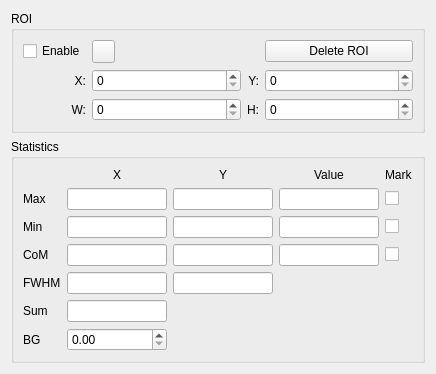
<?xml version="1.0" encoding="UTF-8"?>
<ui version="4.0">
 <class>Roi</class>
 <widget class="QWidget" name="Roi">
  <property name="geometry">
   <rect>
    <x>0</x>
    <y>0</y>
    <width>416</width>
    <height>334</height>
   </rect>
  </property>
  <property name="windowTitle">
   <string>Form</string>
  </property>
  <layout class="QVBoxLayout" name="verticalLayout">
   <item>
    <widget class="QGroupBox" name="groupBox_3">
     <property name="title">
      <string>ROI</string>
     </property>
     <layout class="QGridLayout" name="gridLayout_3">
      <item row="2" column="3">
       <widget class="QSpinBox" name="sb_roi_y">
        <property name="sizePolicy">
         <sizepolicy hsizetype="Expanding" vsizetype="Fixed">
          <horstretch>0</horstretch>
          <verstretch>0</verstretch>
         </sizepolicy>
        </property>
        <property name="maximum">
         <number>9999</number>
        </property>
       </widget>
      </item>
      <item row="2" column="0">
       <widget class="QLabel" name="label_6">
        <property name="text">
         <string>X:</string>
        </property>
        <property name="alignment">
         <set>Qt::AlignRight|Qt::AlignTrailing|Qt::AlignVCenter</set>
        </property>
       </widget>
      </item>
      <item row="0" column="0">
       <widget class="QCheckBox" name="chb_roi_enable">
        <property name="text">
         <string>Enable</string>
        </property>
       </widget>
      </item>
      <item row="2" column="1">
       <widget class="QSpinBox" name="sb_roi_x">
        <property name="sizePolicy">
         <sizepolicy hsizetype="Expanding" vsizetype="Fixed">
          <horstretch>0</horstretch>
          <verstretch>0</verstretch>
         </sizepolicy>
        </property>
        <property name="maximum">
         <number>9999</number>
        </property>
       </widget>
      </item>
      <item row="3" column="3">
       <widget class="QSpinBox" name="sb_roi_h">
        <property name="sizePolicy">
         <sizepolicy hsizetype="Expanding" vsizetype="Fixed">
          <horstretch>0</horstretch>
          <verstretch>0</verstretch>
         </sizepolicy>
        </property>
        <property name="maximum">
         <number>9999</number>
        </property>
       </widget>
      </item>
      <item row="3" column="2">
       <widget class="QLabel" name="label_8">
        <property name="text">
         <string>H:</string>
        </property>
        <property name="alignment">
         <set>Qt::AlignRight|Qt::AlignTrailing|Qt::AlignVCenter</set>
        </property>
       </widget>
      </item>
      <item row="3" column="0">
       <widget class="QLabel" name="label_9">
        <property name="text">
         <string>W:</string>
        </property>
        <property name="alignment">
         <set>Qt::AlignRight|Qt::AlignTrailing|Qt::AlignVCenter</set>
        </property>
       </widget>
      </item>
      <item row="2" column="2">
       <widget class="QLabel" name="label_7">
        <property name="text">
         <string>Y:</string>
        </property>
        <property name="alignment">
         <set>Qt::AlignRight|Qt::AlignTrailing|Qt::AlignVCenter</set>
        </property>
       </widget>
      </item>
      <item row="3" column="1">
       <widget class="QSpinBox" name="sb_roi_w">
        <property name="sizePolicy">
         <sizepolicy hsizetype="Expanding" vsizetype="Fixed">
          <horstretch>0</horstretch>
          <verstretch>0</verstretch>
         </sizepolicy>
        </property>
        <property name="maximum">
         <number>9999</number>
        </property>
       </widget>
      </item>
      <item row="0" column="3">
       <widget class="QPushButton" name="but_delete">
        <property name="text">
         <string>Delete ROI</string>
        </property>
       </widget>
      </item>
      <item row="0" column="1">
       <widget class="QPushButton" name="but_color">
        <property name="minimumSize">
         <size>
          <width>23</width>
          <height>23</height>
         </size>
        </property>
        <property name="maximumSize">
         <size>
          <width>23</width>
          <height>23</height>
         </size>
        </property>
        <property name="toolTip">
         <string>color</string>
        </property>
        <property name="text">
         <string/>
        </property>
       </widget>
      </item>
     </layout>
    </widget>
   </item>
   <item>
    <widget class="QGroupBox" name="groupBox_5">
     <property name="title">
      <string>Statistics</string>
     </property>
     <property name="checkable">
      <bool>false</bool>
     </property>
     <layout class="QGridLayout" name="gridLayout_4">
      <item row="2" column="2">
       <widget class="QLineEdit" name="le_min_y">
        <property name="sizePolicy">
         <sizepolicy hsizetype="Fixed" vsizetype="Fixed">
          <horstretch>0</horstretch>
          <verstretch>0</verstretch>
         </sizepolicy>
        </property>
        <property name="minimumSize">
         <size>
          <width>0</width>
          <height>0</height>
         </size>
        </property>
        <property name="maximumSize">
         <size>
          <width>100</width>
          <height>16777215</height>
         </size>
        </property>
        <property name="acceptDrops">
         <bool>false</bool>
        </property>
        <property name="alignment">
         <set>Qt::AlignCenter</set>
        </property>
       </widget>
      </item>
      <item row="1" column="4">
       <widget class="QCheckBox" name="chk_show_max">
        <property name="text">
         <string/>
        </property>
       </widget>
      </item>
      <item row="2" column="3">
       <widget class="QLineEdit" name="le_min_v">
        <property name="sizePolicy">
         <sizepolicy hsizetype="Fixed" vsizetype="Fixed">
          <horstretch>0</horstretch>
          <verstretch>0</verstretch>
         </sizepolicy>
        </property>
        <property name="minimumSize">
         <size>
          <width>0</width>
          <height>0</height>
         </size>
        </property>
        <property name="maximumSize">
         <size>
          <width>100</width>
          <height>16777215</height>
         </size>
        </property>
        <property name="acceptDrops">
         <bool>false</bool>
        </property>
        <property name="alignment">
         <set>Qt::AlignCenter</set>
        </property>
       </widget>
      </item>
      <item row="1" column="3">
       <widget class="QLineEdit" name="le_max_v">
        <property name="sizePolicy">
         <sizepolicy hsizetype="Fixed" vsizetype="Fixed">
          <horstretch>0</horstretch>
          <verstretch>0</verstretch>
         </sizepolicy>
        </property>
        <property name="minimumSize">
         <size>
          <width>0</width>
          <height>0</height>
         </size>
        </property>
        <property name="maximumSize">
         <size>
          <width>100</width>
          <height>16777215</height>
         </size>
        </property>
        <property name="acceptDrops">
         <bool>false</bool>
        </property>
        <property name="alignment">
         <set>Qt::AlignCenter</set>
        </property>
       </widget>
      </item>
      <item row="2" column="1">
       <widget class="QLineEdit" name="le_min_x">
        <property name="sizePolicy">
         <sizepolicy hsizetype="Fixed" vsizetype="Fixed">
          <horstretch>0</horstretch>
          <verstretch>0</verstretch>
         </sizepolicy>
        </property>
        <property name="minimumSize">
         <size>
          <width>0</width>
          <height>0</height>
         </size>
        </property>
        <property name="maximumSize">
         <size>
          <width>100</width>
          <height>16777215</height>
         </size>
        </property>
        <property name="acceptDrops">
         <bool>false</bool>
        </property>
        <property name="alignment">
         <set>Qt::AlignCenter</set>
        </property>
       </widget>
      </item>
      <item row="2" column="4">
       <widget class="QCheckBox" name="chk_show_min">
        <property name="text">
         <string/>
        </property>
       </widget>
      </item>
      <item row="3" column="1">
       <widget class="QLineEdit" name="le_com_x">
        <property name="sizePolicy">
         <sizepolicy hsizetype="Fixed" vsizetype="Fixed">
          <horstretch>0</horstretch>
          <verstretch>0</verstretch>
         </sizepolicy>
        </property>
        <property name="minimumSize">
         <size>
          <width>0</width>
          <height>0</height>
         </size>
        </property>
        <property name="maximumSize">
         <size>
          <width>100</width>
          <height>16777215</height>
         </size>
        </property>
        <property name="acceptDrops">
         <bool>false</bool>
        </property>
        <property name="alignment">
         <set>Qt::AlignCenter</set>
        </property>
       </widget>
      </item>
      <item row="3" column="0">
       <widget class="QLabel" name="label_15">
        <property name="text">
         <string>CoM</string>
        </property>
       </widget>
      </item>
      <item row="3" column="2">
       <widget class="QLineEdit" name="le_com_y">
        <property name="sizePolicy">
         <sizepolicy hsizetype="Fixed" vsizetype="Fixed">
          <horstretch>0</horstretch>
          <verstretch>0</verstretch>
         </sizepolicy>
        </property>
        <property name="minimumSize">
         <size>
          <width>0</width>
          <height>0</height>
         </size>
        </property>
        <property name="maximumSize">
         <size>
          <width>100</width>
          <height>16777215</height>
         </size>
        </property>
        <property name="acceptDrops">
         <bool>false</bool>
        </property>
        <property name="alignment">
         <set>Qt::AlignCenter</set>
        </property>
       </widget>
      </item>
      <item row="3" column="3">
       <widget class="QLineEdit" name="le_com_v">
        <property name="sizePolicy">
         <sizepolicy hsizetype="Fixed" vsizetype="Fixed">
          <horstretch>0</horstretch>
          <verstretch>0</verstretch>
         </sizepolicy>
        </property>
        <property name="minimumSize">
         <size>
          <width>0</width>
          <height>0</height>
         </size>
        </property>
        <property name="maximumSize">
         <size>
          <width>100</width>
          <height>16777215</height>
         </size>
        </property>
        <property name="acceptDrops">
         <bool>false</bool>
        </property>
        <property name="alignment">
         <set>Qt::AlignCenter</set>
        </property>
       </widget>
      </item>
      <item row="3" column="4">
       <widget class="QCheckBox" name="chk_show_com">
        <property name="text">
         <string/>
        </property>
       </widget>
      </item>
      <item row="4" column="1">
       <widget class="QLineEdit" name="le_fwhm_x">
        <property name="sizePolicy">
         <sizepolicy hsizetype="Fixed" vsizetype="Fixed">
          <horstretch>0</horstretch>
          <verstretch>0</verstretch>
         </sizepolicy>
        </property>
        <property name="minimumSize">
         <size>
          <width>0</width>
          <height>0</height>
         </size>
        </property>
        <property name="maximumSize">
         <size>
          <width>100</width>
          <height>16777215</height>
         </size>
        </property>
        <property name="acceptDrops">
         <bool>false</bool>
        </property>
        <property name="alignment">
         <set>Qt::AlignCenter</set>
        </property>
       </widget>
      </item>
      <item row="6" column="1">
       <widget class="QLineEdit" name="le_sum">
        <property name="sizePolicy">
         <sizepolicy hsizetype="Fixed" vsizetype="Fixed">
          <horstretch>0</horstretch>
          <verstretch>0</verstretch>
         </sizepolicy>
        </property>
        <property name="minimumSize">
         <size>
          <width>0</width>
          <height>0</height>
         </size>
        </property>
        <property name="maximumSize">
         <size>
          <width>100</width>
          <height>16777215</height>
         </size>
        </property>
        <property name="acceptDrops">
         <bool>false</bool>
        </property>
        <property name="alignment">
         <set>Qt::AlignCenter</set>
        </property>
       </widget>
      </item>
      <item row="8" column="1">
       <widget class="QDoubleSpinBox" name="sb_roi_bg">
        <property name="maximumSize">
         <size>
          <width>110</width>
          <height>16777215</height>
         </size>
        </property>
        <property name="maximum">
         <double>99999999.000000000000000</double>
        </property>
       </widget>
      </item>
      <item row="4" column="0">
       <widget class="QLabel" name="label_16">
        <property name="text">
         <string>FWHM</string>
        </property>
       </widget>
      </item>
      <item row="6" column="0">
       <widget class="QLabel" name="label_17">
        <property name="text">
         <string>Sum</string>
        </property>
       </widget>
      </item>
      <item row="8" column="0">
       <widget class="QLabel" name="label_18">
        <property name="text">
         <string>BG</string>
        </property>
       </widget>
      </item>
      <item row="2" column="0">
       <widget class="QLabel" name="label_14">
        <property name="text">
         <string>Min</string>
        </property>
       </widget>
      </item>
      <item row="1" column="0">
       <widget class="QLabel" name="label_13">
        <property name="text">
         <string>Max</string>
        </property>
       </widget>
      </item>
      <item row="1" column="1">
       <widget class="QLineEdit" name="le_max_x">
        <property name="enabled">
         <bool>true</bool>
        </property>
        <property name="sizePolicy">
         <sizepolicy hsizetype="Fixed" vsizetype="Fixed">
          <horstretch>0</horstretch>
          <verstretch>0</verstretch>
         </sizepolicy>
        </property>
        <property name="minimumSize">
         <size>
          <width>0</width>
          <height>0</height>
         </size>
        </property>
        <property name="maximumSize">
         <size>
          <width>100</width>
          <height>16777215</height>
         </size>
        </property>
        <property name="acceptDrops">
         <bool>false</bool>
        </property>
        <property name="alignment">
         <set>Qt::AlignCenter</set>
        </property>
       </widget>
      </item>
      <item row="0" column="1">
       <widget class="QLabel" name="label_10">
        <property name="text">
         <string>X</string>
        </property>
        <property name="alignment">
         <set>Qt::AlignCenter</set>
        </property>
       </widget>
      </item>
      <item row="0" column="2">
       <widget class="QLabel" name="label_11">
        <property name="text">
         <string>Y</string>
        </property>
        <property name="alignment">
         <set>Qt::AlignCenter</set>
        </property>
       </widget>
      </item>
      <item row="0" column="3">
       <widget class="QLabel" name="label_12">
        <property name="text">
         <string>Value</string>
        </property>
        <property name="alignment">
         <set>Qt::AlignCenter</set>
        </property>
       </widget>
      </item>
      <item row="1" column="2">
       <widget class="QLineEdit" name="le_max_y">
        <property name="sizePolicy">
         <sizepolicy hsizetype="Fixed" vsizetype="Fixed">
          <horstretch>0</horstretch>
          <verstretch>0</verstretch>
         </sizepolicy>
        </property>
        <property name="minimumSize">
         <size>
          <width>0</width>
          <height>0</height>
         </size>
        </property>
        <property name="maximumSize">
         <size>
          <width>100</width>
          <height>16777215</height>
         </size>
        </property>
        <property name="acceptDrops">
         <bool>false</bool>
        </property>
        <property name="alignment">
         <set>Qt::AlignCenter</set>
        </property>
       </widget>
      </item>
      <item row="4" column="2">
       <widget class="QLineEdit" name="le_fwhm_y">
        <property name="sizePolicy">
         <sizepolicy hsizetype="Fixed" vsizetype="Fixed">
          <horstretch>0</horstretch>
          <verstretch>0</verstretch>
         </sizepolicy>
        </property>
        <property name="minimumSize">
         <size>
          <width>0</width>
          <height>0</height>
         </size>
        </property>
        <property name="maximumSize">
         <size>
          <width>100</width>
          <height>16777215</height>
         </size>
        </property>
        <property name="acceptDrops">
         <bool>false</bool>
        </property>
        <property name="alignment">
         <set>Qt::AlignCenter</set>
        </property>
       </widget>
      </item>
      <item row="4" column="3">
       <spacer name="horizontalSpacer_3">
        <property name="orientation">
         <enum>Qt::Horizontal</enum>
        </property>
        <property name="sizeHint" stdset="0">
         <size>
          <width>40</width>
          <height>20</height>
         </size>
        </property>
       </spacer>
      </item>
      <item row="0" column="4">
       <widget class="QLabel" name="label_21">
        <property name="text">
         <string>Mark</string>
        </property>
       </widget>
      </item>
     </layout>
    </widget>
   </item>
  </layout>
 </widget>
 <resources/>
 <connections/>
</ui>
